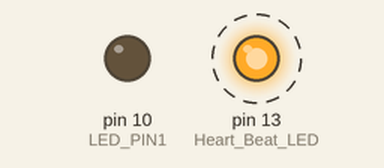
Recording of a sketch running on a simulated Arduino Uno, built with avr-gcc and run on an emulated ATmega328P. Shown: output pins drawn as LEDs (lit = HIGH). Dashed ring = blinking. What the sketch prints to the serial monitor is not drawn.

Above: at 0.1 s.
Timing chart, 0 to 40.0 s (numbered marks = the images above):
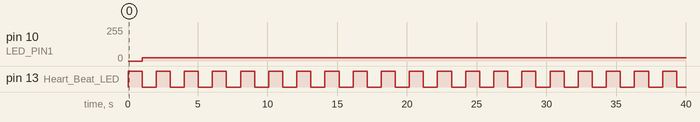

Measured:
- by itself, pin 10 (LED_PIN1): 0/255 → 26/255 at 1.0 s
- by itself, pin 13 (Heart_Beat_LED): alternates HIGH for 1.0 s and LOW for 1.0 s

The sketch:

Sweep5.ino
```cpp
#include <PWM.h>                  // PWM Frequency library available at https://code.google.com/archive/p/arduino-pwm-frequency-library/downloads
#include "wiring_private.h"

// VL: Mi bas de la guitare (E2): 82.41 Hz

#define LED_PIN1 10          // pin Arduino pour activer les LED
#define LED_PIN2 3
#define LOG

long frequence1;       // Frequence de pulsation courante (Hz)
long frequence2;       // Frequence de pulsation courante (Hz)
float dutyCycle;      // Duty cycle du PWM de 1 à 100
unsigned int dc;
unsigned long delai;
boolean light_on;

void setup() {

  Serial.begin(250000);
  Serial.flush();
  Serial.println("Sweep5");

  pinMode(LED_BUILTIN, OUTPUT); // Heart Beat LED
  digitalWrite(LED_BUILTIN, HIGH);

  delai = 1000;
  frequence1 = 200;
  frequence2 = 250;
  dutyCycle = 10;
  dc = round(dutyCycle*255/100);

  InitTimersSafe();   // initialiser tous les timers sauf 0 qui est utilise pour millis()
}


void loop() {
  uint16_t top;
  uint16_t cnt;
  float pct;
  uint32_t compteur;

  delay(delai);

  #ifdef LOG
      Serial.print("\nfrequence1 \t");   Serial.println(frequence1);
      Serial.print("dc         \t");   Serial.println(dc);
  #endif

  while (!isPWMChangeOK1());
      top = ICR1;
      cnt = TCNT1;
      pct = 100.0*cnt/top;
  mySetFrequency16(frequence1);
  myPwmWrite_TIMER1B(dc);
  digitalWrite(LED_BUILTIN, LOW);

//      Serial.print("ICR1 TCNT1 %\t");
//      Serial.print(top); Serial.print("\t");
//      Serial.print(cnt); Serial.print("\t");
//      Serial.print(pct); Serial.print("\t");
//      Serial.println();


  delay(delai);

  #ifdef LOG
      Serial.print("\nfrequence2 \t");   Serial.println(frequence2);
      Serial.print("dc         \t");   Serial.println(dc);
  #endif
      top = ICR1;
      cnt = TCNT1;
      pct = 100.0*cnt/top;

  while (!isPWMChangeOK2());
//      top = ICR1;
//      cnt = TCNT1;
//      pct = 100.0*cnt/top;
  mySetFrequency16(frequence2);
  myPwmWrite_TIMER1B(dc);
  digitalWrite(LED_BUILTIN, HIGH);

//      Serial.print("ICR1 TCNT1 %\t");
//      Serial.print(top); Serial.print("\t");
//      Serial.print(cnt); Serial.print("\t");
//      Serial.print(pct); Serial.print("\t");
//      Serial.println();
}

boolean isPWMChangeOK1() {
  uint16_t top;
  uint16_t cnt;
  float pct;
  top = ICR1;
  cnt = TCNT1;
  pct = (float)cnt/top;
  return pct > 0.9 && pct <= 1.0;
}


boolean isPWMChangeOK2() {
  uint16_t top;
  uint16_t cnt;
  float pct;
  top = ICR1;
  cnt = TCNT1;
  pct = (float)cnt/top;
  return pct >= 0.0 && pct < 0.1;
}

void mySetFrequency16(uint32_t f) {

  #ifdef LOG
      Serial.println("\nmySetFrequency16\n");
  #endif

  //find the smallest usable multiplier
  uint16_t multiplier = (int16_t)(F_CPU / (2 * f * UINT16_MAX));

  #ifdef LOG
      Serial.print("F_CPU      \t");   Serial.println(F_CPU);
      Serial.print("multiplier \t");   Serial.println(multiplier);
  #endif

  uint8_t iterate = 0;
  while(multiplier > pscLst[iterate++]);

  multiplier = pscLst[iterate]; //multiplier holds the clock select value, and iterate holds the corresponding CS flag

  #ifdef LOG
      Serial.print("iterate    \t");   Serial.println(iterate);
      Serial.print("multiplier \t");   Serial.println(multiplier);
  #endif

  //getting the timer top using the new multiplier
  uint16_t timerTop = (uint16_t)(F_CPU/(2* f * multiplier));

  #ifdef LOG
      Serial.print("timerTop   \t");   Serial.println(timerTop);
  #endif

          SetTop_16(timerTop);
          SetPrescaler_16((prescaler)iterate);
}


void myPwmWrite_TIMER1B(uint8_t val) {
  #ifdef LOG
      Serial.println("\nmmyPwmWrite_TIMER1B\n");
  #endif


  pinMode(LED_PIN1, OUTPUT);

  //casting "val" to be larger so that the final value (which is the partially
  //the result of multiplying two potentially high value int16s) will not truncate
  uint32_t tmp = val;

  if (val == 0)
    digitalWrite(LED_PIN1, LOW);
  else if (val == 255)
    digitalWrite(LED_PIN1, HIGH);
  else
  {
    uint16_t regLoc16 = 0;
    uint16_t regLoc8 = 0;

    uint16_t top;

    // start - TIMER1B specific
    sbi(TCCR1A, COM1B1);
    regLoc16 = OCR1B_MEM;
    top = Timer1_GetTop();
    // end - TIMER1B specific

    if(regLoc16)
      _SFR_MEM16(regLoc16) = (tmp*top)/255;
    else
      _SFR_MEM8(regLoc8) = (tmp*top)/255;

    #ifdef LOG
      Serial.print("val           \t");   Serial.println(val);
      Serial.print("regLoc16      \t");   Serial.println(regLoc16);
      Serial.print("top           \t");   Serial.println(top);
      Serial.print("(tmp*top)/255 \t");   Serial.println((tmp*top)/255);
    #endif
  }
}
```
